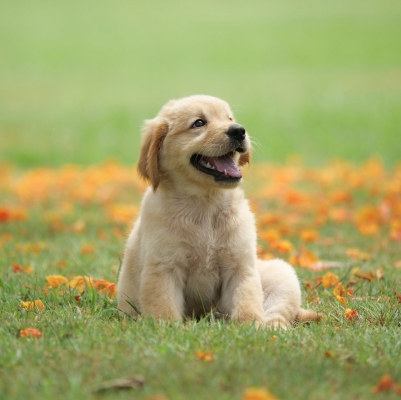
#> input picture NLP/images/dog.jpg, 401 x 400 px, found by its file name
$ jupyter execute --allow-errors '48 Thresholding.ipynb'
#> lines starting #> are read from the running program, lines starting #| are printed output that depends on the picture; after the words box and inside, x2 and y2 are one past the last pixel; in counts of white or black regions, pixels touching at a corner belong together
[cell 1]
import cv2
import matplotlib.pyplot as plt
import numpy as np

[cell 2]
img = cv2.imread("D:\\AshleshaRuchika\\PGCP-AI\\NLP\\images\\dog.jpg",0)
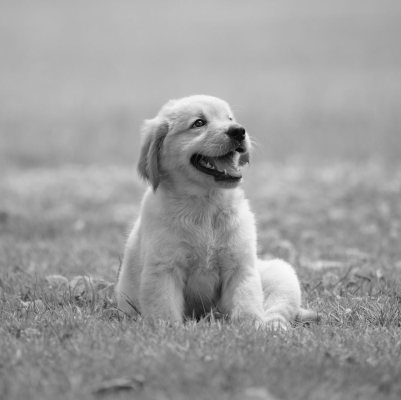
#> img: shape (400, 401); min 8, max 249, mean 156.9

## binary Thresholding

[cell 3]
binary_image = (img > 128).astype(np.uint8) * 255
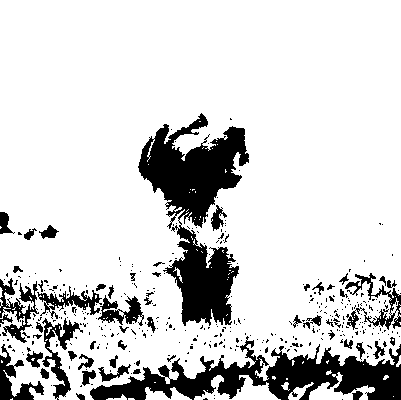
#> binary_image: shape (400, 401); 82.9% white; 367 black regions (313 under 20 px), largest, box (x1, y1, x2, y2) and area: (138, 113, 249, 326) 10435, (90, 336, 401, 400) 8045, (42, 318, 83, 400) 1007

[cell 4]
binary_image

[cell 5]
cv2.imshow("binary image", binary_image)
cv2.waitKey(0)
cv2.destroyAllWindows()

[cell 6]
img = cv2.imread("D:\\AshleshaRuchika\\PGCP-AI\\NLP\\images\\lenna.png",0)
#> (the rest of this cell did not finish here and is left out)

[cell 7]
thresh, new_img = cv2.threshold(img, 128,255, cv2.THRESH_BINARY)
thresh ,new_img_inv = cv2.threshold(img,128,255, cv2.THRESH_BINARY_INV)

#> (a cell that did not finish here is left out)

[cell 9]
plt.figure(figsize=(16,9))
plt.subplot(1,4,1); plt.title("Original Image")
#> (the rest of this cell did not finish here and is left out)

## otsu Thresholding

[cell 10]
thresh,img_otsu = cv2.threshold(img, 100,255,cv2.THRESH_OTSU)
#> thresh = 0

[cell 11]
thresh
#> Out = 0

$ run again, with NLP/images/buildings.jpg copied over NLP/images/dog.jpg
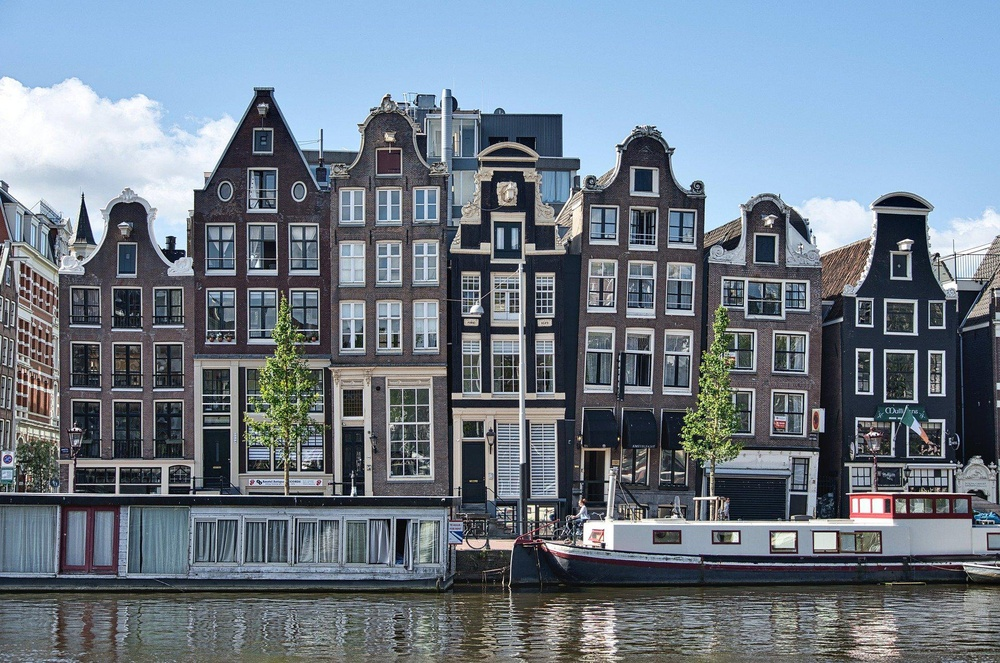
#> input picture NLP/images/buildings.jpg, 1000 x 663 px, shrunk from 1920 x 1273 before the run, found by its file name
#> `img = cv2.imread("D:\\AshleshaRuchika\\PGCP-AI\\NLP\\images\\dog.jpg",0)`:
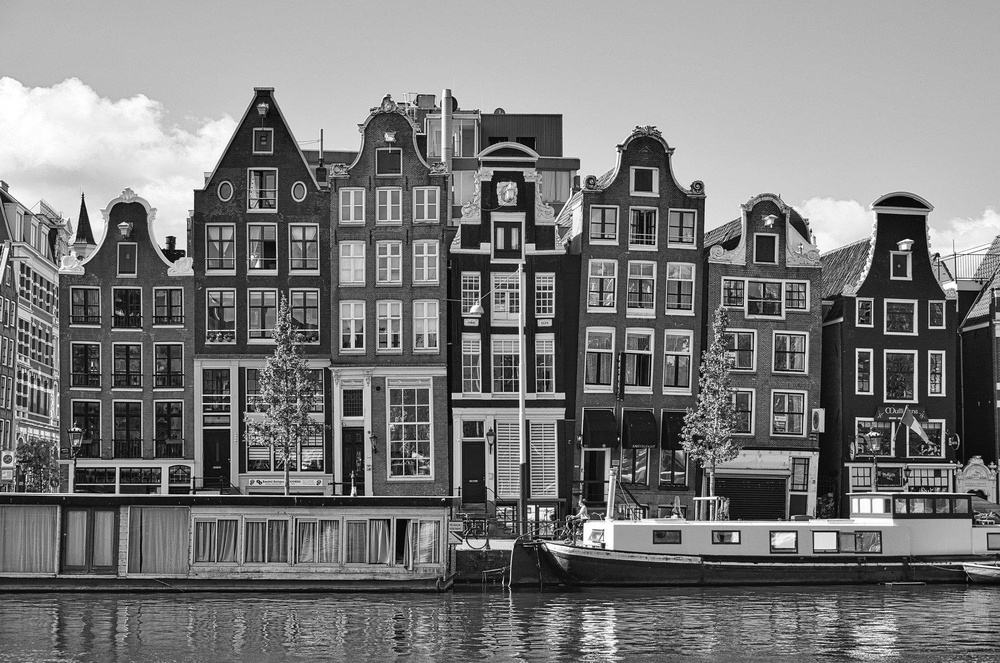
#> img: shape (663, 1000); min 0, max 255, mean 121.8
#> `binary_image = (img > 128).astype(np.uint8) * 255`:
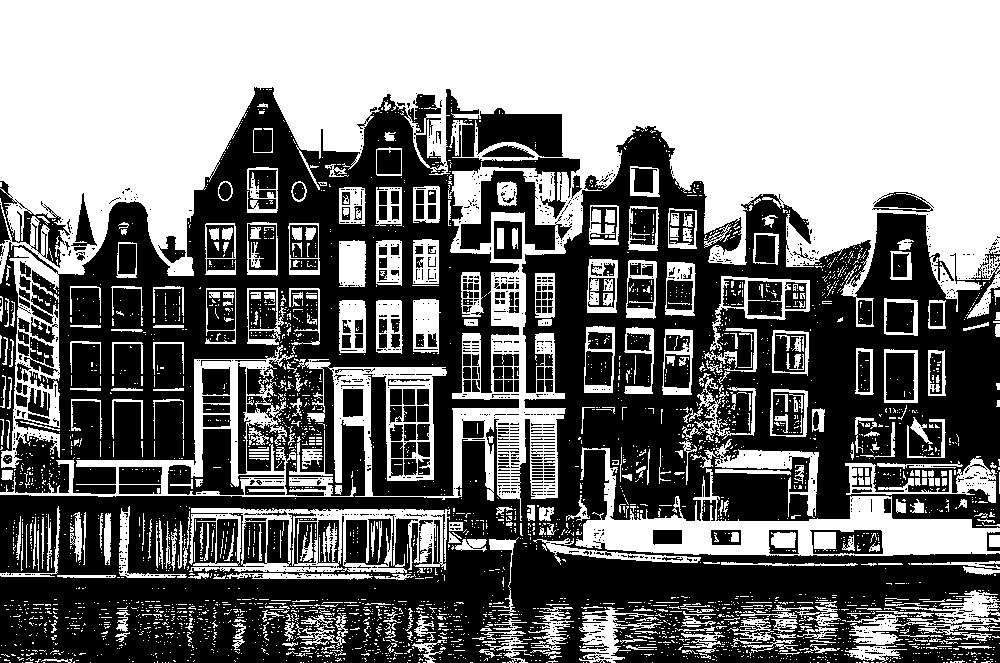
#> binary_image: shape (663, 1000); 47% white; 3322 white regions (2911 under 20 px), largest, box (x1, y1, x2, y2) and area: (0, 0, 1000, 521) 212941, (575, 447, 1000, 556) 12698, (0, 345, 356, 497) 7390
#> thresh = 0
